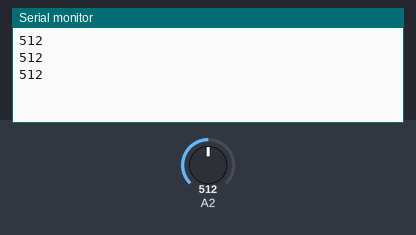
Simulated run of this sketch. Board: Arduino Uno, built with avr-gcc and run on an emulated ATmega328P. On the bench: the last lines printed to the serial monitor. Inputs (shaded band) come from the test bench; at power-on: A2 = 512.

Above: at 1.3 s.
1.4 s: A2 set to 716
At 1.9 s:
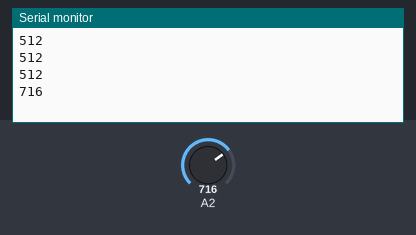
2.9 s: A2 set to 900
At 3.4 s:
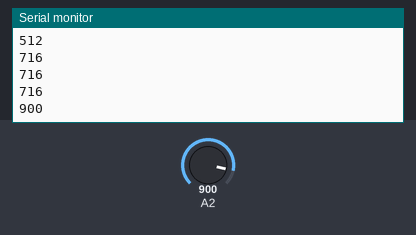
Timing chart, 0 to 5.9 s (numbered marks = the images above; inputs shaded):
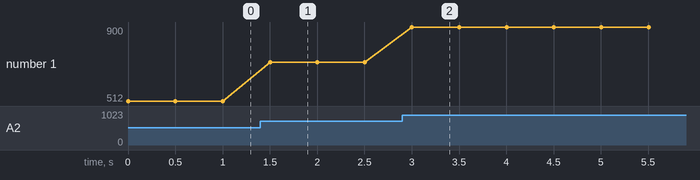

Measured:
- after the input at 1.4 s, the serial monitor: prints a new line after 0.10 s (image 1)
- after the input at 2.9 s, the serial monitor: prints a new line after 0.10 s (image 2)
- plotted number 1: 512 → 716 after the input at 1.4 s, 716 → 900 after the input at 2.9 s

The sketch:

lab4.ino
```cpp
#include <Wire.h>

void setup() {
  Wire.begin(8);                // join i2c bus with address #8
  Wire.onRequest(requestEvent); // register event
  Serial.begin(9600);
  pinMode(A3,INPUT);

}

void loop() {
  Serial.println(analogRead(A2));
  delay(500);
}

// function that executes whenever data is requested by master
// this function is registered as an event, see setup()
void requestEvent() {
//  byte val = analogRead(A3) / 4;
//  Serial.println(val);
  int val = analogRead(A3);
  Wire.write(val / 4); // respond with message of 6 bytes
  delay(200);
  // as expected by master
}
```
